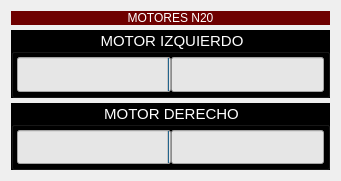
     <widget class="QWidget" name="verticalLayoutWidget_7">
      <property name="geometry">
       <rect>
        <x>20</x>
        <y>420</y>
        <width>341</width>
        <height>181</height>
       </rect>
      </property>
      <layout class="QVBoxLayout" name="verticalLayout_7" stretch="1,1,1">
       <property name="spacing">
        <number>5</number>
       </property>
       <item>
        <widget class="QLabel" name="label_7">
         <property name="sizePolicy">
          <sizepolicy hsizetype="Preferred" vsizetype="Fixed">
           <horstretch>0</horstretch>
           <verstretch>0</verstretch>
          </sizepolicy>
         </property>
         <property name="styleSheet">
          <string notr="true">background-color: rgb(110, 0, 0);
color: rgb(255, 255, 255);
font: 700 12pt &quot;Tahoma&quot;;</string>
         </property>
         <property name="frameShape">
          <enum>QFrame::NoFrame</enum>
         </property>
         <property name="frameShadow">
          <enum>QFrame::Plain</enum>
         </property>
         <property name="text">
          <string>MOTORES N20</string>
         </property>
         <property name="alignment">
          <set>Qt::AlignCenter</set>
         </property>
         <property name="wordWrap">
          <bool>true</bool>
         </property>
        </widget>
       </item>
       <item>
        <widget class="QGroupBox" name="LEFTMOTOR">
         <property name="sizePolicy">
          <sizepolicy hsizetype="Expanding" vsizetype="Expanding">
           <horstretch>0</horstretch>
           <verstretch>0</verstretch>
          </sizepolicy>
         </property>
         <property name="font">
          <font>
           <family>Tahoma</family>
           <pointsize>11</pointsize>
           <italic>false</italic>
           <bold>false</bold>
          </font>
         </property>
         <property name="styleSheet">
          <string notr="true">background-color: rgb(0, 0, 0);
color: rgb(255, 255, 255);
font: 11pt &quot;Tahoma&quot;;</string>
         </property>
         <property name="title">
          <string>MOTOR IZQUIERDO</string>
         </property>
         <property name="alignment">
          <set>Qt::AlignCenter</set>
         </property>
         <layout class="QGridLayout" name="gridLayout_10">
          <property name="leftMargin">
           <number>3</number>
          </property>
          <property name="topMargin">
           <number>3</number>
          </property>
          <property name="rightMargin">
           <number>3</number>
          </property>
          <property name="bottomMargin">
           <number>3</number>
          </property>
          <property name="spacing">
           <number>0</number>
          </property>
          <item row="0" column="1">
           <widget class="QProgressBar" name="LMPOW_POS">
            <property name="sizePolicy">
             <sizepolicy hsizetype="Expanding" vsizetype="Expanding">
              <horstretch>0</horstretch>
              <verstretch>0</verstretch>
             </sizepolicy>
            </property>
            <property name="styleSheet">
             <string notr="true">background-color: rgb(230, 230, 230);
color: rgb(150, 0, 0);</string>
            </property>
            <property name="minimum">
             <number>0</number>
            </property>
            <property name="value">
             <number>0</number>
            </property>
            <property name="textVisible">
             <bool>false</bool>
            </property>
            <property name="orientation">
             <enum>Qt::Horizontal</enum>
            </property>
            <property name="invertedAppearance">
             <bool>false</bool>
            </property>
            <property name="textDirection">
             <enum>QProgressBar::TopToBottom</enum>
            </property>
            <property name="format">
             <string>%p%</string>
            </property>
           </widget>
          </item>
          <item row="0" column="0">
           <widget class="QProgressBar" name="LMPOW_NEG">
            <property name="sizePolicy">
             <sizepolicy hsizetype="Expanding" vsizetype="Expanding">
              <horstretch>0</horstretch>
              <verstretch>0</verstretch>
             </sizepolicy>
            </property>
            <property name="layoutDirection">
             <enum>Qt::RightToLeft</enum>
            </property>
            <property name="styleSheet">
             <string notr="true">background-color: rgb(230, 230, 230);
color: rgb(150, 0, 0);</string>
            </property>
            <property name="minimum">
             <number>0</number>
            </property>
            <property name="value">
             <number>0</number>
            </property>
            <property name="alignment">
             <set>Qt::AlignRight|Qt::AlignTrailing|Qt::AlignVCenter</set>
            </property>
            <property name="textVisible">
             <bool>false</bool>
            </property>
            <property name="orientation">
             <enum>Qt::Horizontal</enum>
            </property>
            <property name="invertedAppearance">
             <bool>false</bool>
            </property>
            <property name="textDirection">
             <enum>QProgressBar::TopToBottom</enum>
            </property>
            <property name="format">
             <string>%p%</string>
            </property>
           </widget>
          </item>
         </layout>
        </widget>
       </item>
       <item>
        <widget class="QGroupBox" name="RIGHTMOTOR">
         <property name="font">
          <font>
           <family>Tahoma</family>
           <pointsize>11</pointsize>
           <italic>false</italic>
           <bold>false</bold>
          </font>
         </property>
         <property name="styleSheet">
          <string notr="true">background-color: rgb(0, 0, 0);
color: rgb(255, 255, 255);
font: 11pt &quot;Tahoma&quot;;</string>
         </property>
         <property name="title">
          <string>MOTOR DERECHO</string>
         </property>
         <property name="alignment">
          <set>Qt::AlignCenter</set>
         </property>
         <layout class="QGridLayout" name="gridLayout_11">
          <property name="leftMargin">
           <number>3</number>
          </property>
          <property name="topMargin">
           <number>3</number>
          </property>
          <property name="rightMargin">
           <number>3</number>
          </property>
          <property name="bottomMargin">
           <number>3</number>
          </property>
          <property name="spacing">
           <number>0</number>
          </property>
          <item row="0" column="1">
           <widget class="QProgressBar" name="RMPOW_POS">
            <property name="enabled">
             <bool>true</bool>
            </property>
            <property name="sizePolicy">
             <sizepolicy hsizetype="Expanding" vsizetype="Expanding">
              <horstretch>0</horstretch>
              <verstretch>0</verstretch>
             </sizepolicy>
            </property>
            <property name="styleSheet">
             <string notr="true">background-color: rgb(230, 230, 230);
color: rgb(150, 0, 0);</string>
            </property>
            <property name="minimum">
             <number>0</number>
            </property>
            <property name="value">
             <number>0</number>
            </property>
            <property name="alignment">
             <set>Qt::AlignLeading|Qt::AlignLeft|Qt::AlignVCenter</set>
            </property>
            <property name="textVisible">
             <bool>false</bool>
            </property>
            <property name="orientation">
             <enum>Qt::Horizontal</enum>
            </property>
            <property name="invertedAppearance">
             <bool>false</bool>
            </property>
            <property name="textDirection">
             <enum>QProgressBar::TopToBottom</enum>
            </property>
            <property name="format">
             <string>%p%</string>
            </property>
           </widget>
          </item>
          <item row="0" column="0">
           <widget class="QProgressBar" name="RMPOW_NEG">
            <property name="sizePolicy">
             <sizepolicy hsizetype="Expanding" vsizetype="Expanding">
              <horstretch>0</horstretch>
              <verstretch>0</verstretch>
             </sizepolicy>
            </property>
            <property name="layoutDirection">
             <enum>Qt::RightToLeft</enum>
            </property>
            <property name="styleSheet">
             <string notr="true">background-color: rgb(230, 230, 230);
color: rgb(150, 0, 0);</string>
            </property>
            <property name="minimum">
             <number>0</number>
            </property>
            <property name="value">
             <number>0</number>
            </property>
            <property name="textVisible">
             <bool>false</bool>
            </property>
            <property name="orientation">
             <enum>Qt::Horizontal</enum>
            </property>
            <property name="invertedAppearance">
             <bool>false</bool>
            </property>
            <property name="textDirection">
             <enum>QProgressBar::TopToBottom</enum>
            </property>
            <property name="format">
             <string>%p%</string>
            </property>
           </widget>
          </item>
         </layout>
        </widget>
       </item>
      </layout>
     </widget>
